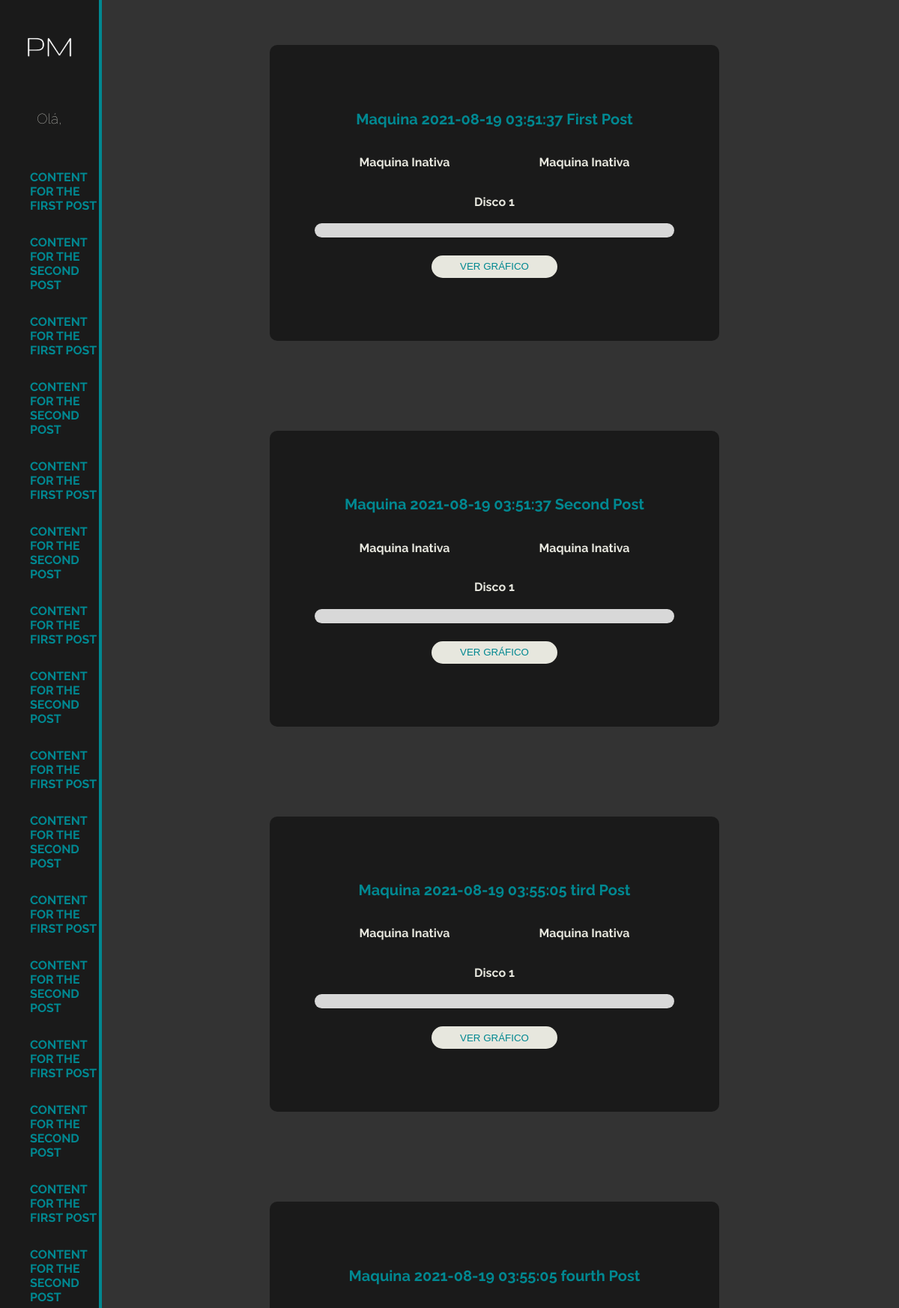
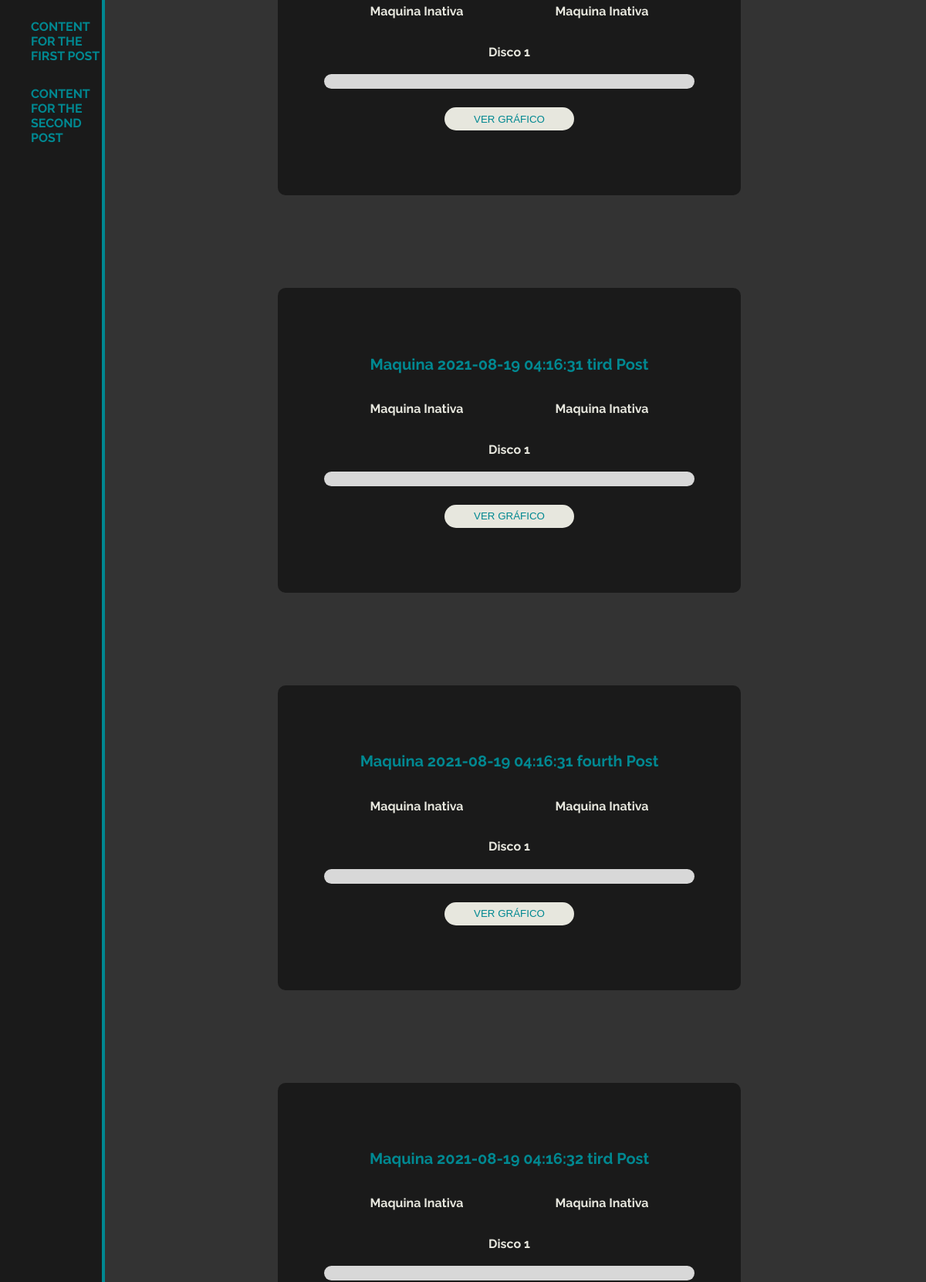
The page / (upper part) on the database its author committed (2 pictures, top to bottom).
### tables this page shows
CREATE TABLE tabelas (
    id INTEGER PRIMARY KEY AUTOINCREMENT,
    created TIMESTAMP NOT NULL DEFAULT CURRENT_TIMESTAMP,
    nome TEXT NOT NULL,
    content TEXT NOT NULL
);

### app.py (the view)
@app.route('/')
def index():
    conn = get_db_connection()
    tabela = conn.execute('SELECT * FROM tabelas').fetchall()
    conn.close()
    return render_template('dashboard.html', tabela=tabela)

### app.py (called while the page is built)
def get_db_connection():
    conn = sqlite3.connect('database.db')
    conn.row_factory = sqlite3.Row
    return conn

### templates/dashboard.html (shortened to what this page needs)
<!doctype html>
<html>
<head>
    <link rel="stylesheet" href="{{ url_for('static', filename= 'css/style_dashboard.css') }}">
</head>
<body>
    <div class="header">
        <div class="container">
            <div class="header-logo">
                <img src="{{ url_for('static', filename='img/logobranco.png') }}" class="logo">
            </div>
            <div class="usuario">
                <h3>Olá, </h3>
            </div>
            <div class="nav">
                    <ul>
                        {% for item in tabela %}
                        <li><a href="login.html" class="highlight" onclick="logoff()">{{ item['content'] }}</a></li>
                        {% endfor %}
                    </ul>
            </div>
        </div>
    </div>
    <div class="dashboard">
        <div id="container">
            {% for item in tabela %}
            <div style="height:30%; width:40%"class="caminhao">
                <h4>Maquina {{ item['created'] }}
                    <span name="namecaminhao" id="idRelatorio" value="1">
                        {{ item['nome'] }}
                    </span>
                </h4>
                <div id="maquina${x}" class="div_conteudo_ds">
                <div class="valores">
                    <div class="valor" id="div_UsoCPU">
                        Maquina Inativa
                    </div>
                    <div class="valor" id="div_UsoMemoria">
                        Maquina Inativa
                    </div>
                </div>
                <div class="barra">
                    <p>Disco 1</p>
                    <div class="progress">
                    </div>
                </div>
                </div>
                <button id="botaoCaminhao1" class="btn" onclick="chamargraficos()">
                    VER GRÁFICO
                </button>
            </div>
            {% endfor %}
        </div>
    </div>
</body>
</html>

### static/css/style_dashboard.css (style rules this page uses)
a { text-decoration: none; color: var(--color-five); }
body { padding: 0%; margin: 0%; background-color: var(--color-nine); font-family: 'Raleway', sans-serif; }
:root { --color-one: #e7e7de; --color-two: #008891; --color-three: #00587a; --color-four: #0f3057; --color-five: #000000; --color-six: #00879133; --color-seven: #e7e7de80; --color-eigth: rgb(206, 206, 206); --color-nine: #333; --color-ten: #1a1a1a; }
.header { background-color: var(--color-ten); border-right: 4px solid var(--color-two); width: 11%; height: 100%; position: fixed; }
.header-logo { justify-content: center; height: 8em; display: flex; align-items: center; }
.logo { max-width: 45%; width: auto; max-height: 100%; height: auto; }
.header .container .highlight { color: var(--color-two); }
.usuario { width: 75%; margin: auto; text-align: center; color: var(--color-one); }
.usuario h3 { font-weight: 100; }
.header ul { list-style-type: none; float: left; margin-top: 40px; font-weight: bold; }
.header li { margin: 0 0 30px 0; }
.header a { text-transform: uppercase; color: var(--color-one); }
.dashboard { height: 100%; width: 100%; justify-content: center; align-items: center; display: flex; }
.caminhao { border-radius: 10px; text-align: center; background-color: var(--color-ten); width: 180%; padding: 5%; margin: 5% 10% 5% 20%; justify-content: center; align-items: center; }
h4 { color: var(--color-two); font-size: 20px; }
h4::after { color: var(--color-ten); font-size: 20px; }
.div_conteudo_ds { color: var(--color-one); font-weight: bold; }
.div_conteudo_ds::after { color: var(--color-ten); font-weight: bold; }
#container { height: 100%; width: 100%; justify-content: center; align-items: center; display: flex; flex-wrap: wrap; }
.caminhao .valores { margin: auto; display: flex; align-items: center; }
.caminhao .valores .valor { margin: 2% 1%; width: 100%; float: left; height: 100%; }
.btn { width: 35%; height: 30px; margin: 5% 0%; background: var(--color-one); border: none; color: var(--color-two); border-radius: 20px; }
.barra { width: 100%; height: 100%; }
.barra p { align-items: center; margin: 4%; text-align: center; }
.progress { background-color: #d8d8d8; border-radius: 20px; position: relative; }

### rows shown on the page
tabelas: content "CONTENT FOR THE FIRST POST", created "2021-08-19 03:51:37", nome "First Post"
tabelas: content "CONTENT FOR THE SECOND POST", created "2021-08-19 03:51:37", nome "Second Post"
tabelas: content "CONTENT FOR THE FIRST POST", created "2021-08-19 03:55:05", nome "tird Post"
tabelas: content "CONTENT FOR THE SECOND POST", created "2021-08-19 03:55:05", nome "fourth Post"
tabelas: content "CONTENT FOR THE FIRST POST", created "2021-08-19 04:16:31", nome "tird Post"
tabelas: content "CONTENT FOR THE SECOND POST", created "2021-08-19 04:16:31", nome "fourth Post"
tabelas: content "CONTENT FOR THE FIRST POST", created "2021-08-19 04:16:32", nome "tird Post"
tabelas: content "CONTENT FOR THE SECOND POST"
tabelas: content "CONTENT FOR THE FIRST POST"
tabelas: content "CONTENT FOR THE SECOND POST"
tabelas: content "CONTENT FOR THE FIRST POST"
tabelas: content "CONTENT FOR THE SECOND POST"
tabelas: content "CONTENT FOR THE FIRST POST"
tabelas: content "CONTENT FOR THE SECOND POST"
tabelas: content "CONTENT FOR THE FIRST POST"
tabelas: content "CONTENT FOR THE SECOND POST"
tabelas: content "CONTENT FOR THE FIRST POST"
tabelas: content "CONTENT FOR THE SECOND POST"
